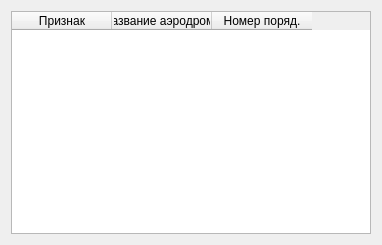
<?xml version="1.0" encoding="UTF-8"?>
<ui version="4.0">
 <class>FormListAerodroms</class>
 <widget class="QWidget" name="FormListAerodroms">
  <property name="geometry">
   <rect>
    <x>0</x>
    <y>0</y>
    <width>382</width>
    <height>245</height>
   </rect>
  </property>
  <property name="windowTitle">
   <string>Form</string>
  </property>
  <layout class="QGridLayout" name="gridLayout">
   <item row="0" column="0">
    <widget class="QTableWidget" name="tableWidget">
     <property name="alternatingRowColors">
      <bool>true</bool>
     </property>
     <column>
      <property name="text">
       <string>Признак</string>
      </property>
     </column>
     <column>
      <property name="text">
       <string>Название аэродрома</string>
      </property>
     </column>
     <column>
      <property name="text">
       <string>Номер поряд.</string>
      </property>
     </column>
    </widget>
   </item>
  </layout>
 </widget>
 <resources/>
 <connections/>
</ui>
